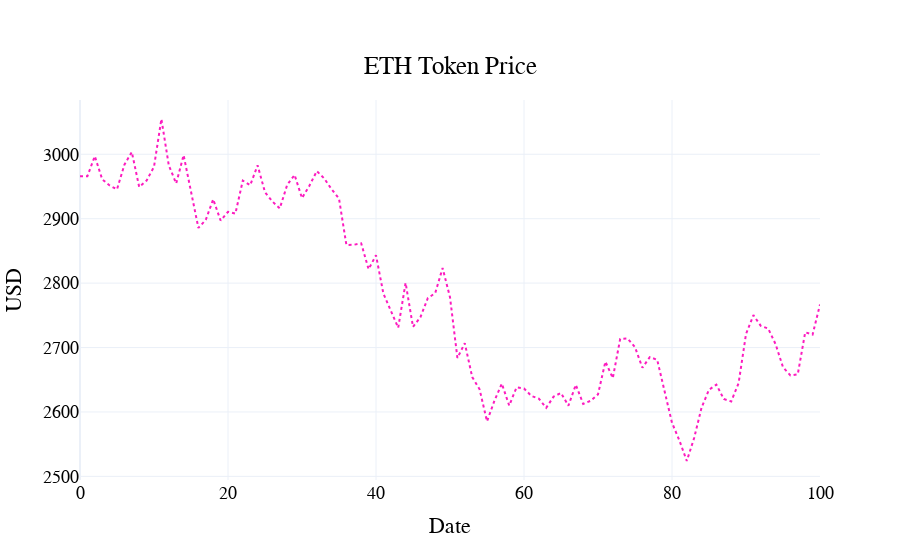

The notebook cell saved with this chart:
### Code cell
visualizations.plot_token_price_per_subset(
    df,
    scenario_names={
    0: "normal",
}
)

### Figure 1 — Plotly figure (JSON) as saved in the notebook; plotly's stock layout.template omitted (floating-point values rounded to 4 significant figures; data arrays with more than 128 entries replaced by an {"elided": "..."} marker saying what was removed)
{"data": [{"line": {"color": "#FC1CBF", "dash": "dot"}, "name": "normal", "type": "scatter", "x": {"elided": "601 int values"}, "y": {"elided": "601 float values"}}], "layout": {"font": {"color": "black", "family": "Arial", "size": 18}, "hovermode": "x unified", "legend": {"font": {"color": "black", "size": 18}, "orientation": "h", "x": 0.5, "xanchor": "center", "y": -0.4, "yanchor": "bottom"}, "paper_bgcolor": "rgba(255, 255, 255, 1)", "plot_bgcolor": "rgba(255, 255, 255, 1)", "title": {"text": "ETH Token Price", "x": 0.5, "xanchor": "center", "y": 0.9, "yanchor": "top"}, "xaxis": {"title": {"text": "Date"}}, "yaxis": {"title": {"text": "USD"}}}}
